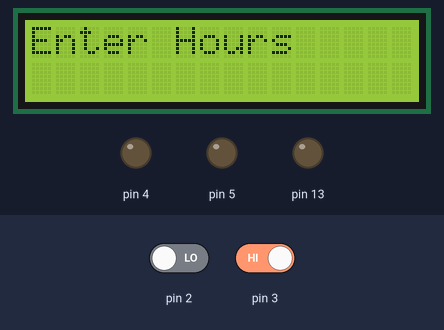
Recording of a sketch running on a simulated Arduino Uno, built with avr-gcc and run on an emulated ATmega328P. Shown: 16×2 character LCD, output pins drawn as LEDs (lit = HIGH). The inputs (shaded band) are chosen by the test bench; at power-on: pin 3 HIGH, pin 2 LOW.

Above: at 4.2 s.
4.3 s: pin 3 driven LOW
At 5.4 s:
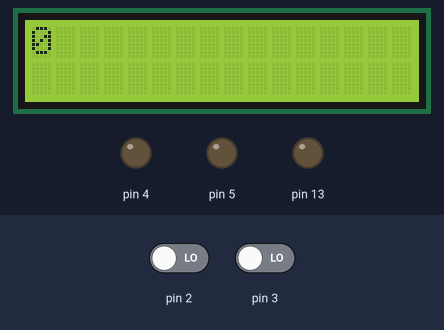
7.3 s: pin 3 driven HIGH
At 7.9 s:
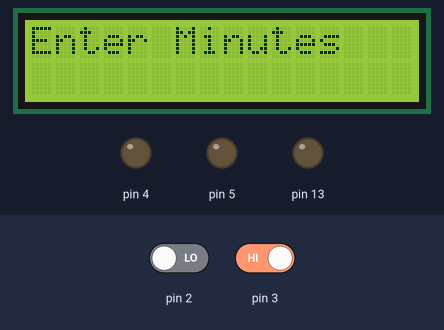
At 11.1 s:
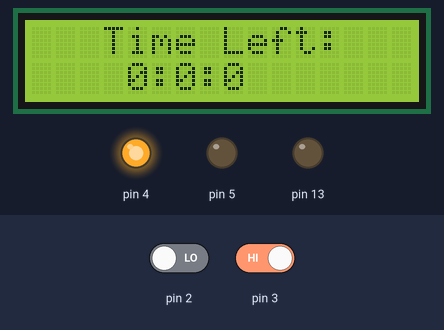
Timing chart, 0 to 19.7 s (numbered marks = the images above; inputs shaded):
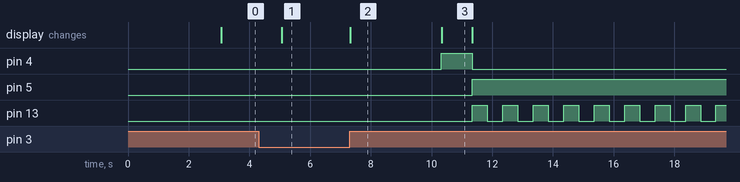

Measured:
- after the input at 4.3 s, the display: changes after 0.77 s (image 1)
- after the input at 7.3 s, pin 4: LOW → HIGH after 3.0 s, → LOW 1.0 s later; pin 5: LOW → HIGH after 4.0 s; pin 13: alternates HIGH for 0.50 s and LOW for 0.50 s, starting after 4.0 s; the display: changes at once (image 2)
- what the display in image 2 shows lasts 3.0 s, from 7.3 s to 10.3 s
- what the display in image 3 shows lasts 1.0 s, from 10.3 s to 11.3 s

The sketch:

Kitchen_timer.ino
```cpp
#include "LiquidCrystal.h"
LiquidCrystal lcd(7, 8, 9, 10, 11, 12);

int e1 = 0;
int e2 = 0;
int e3 = 0;
int hour = 0;
int minute = 0;

void setup()
{
 pinMode(2, INPUT);
 pinMode(3, INPUT);
 pinMode(4, OUTPUT);
 pinMode(5, OUTPUT);
 pinMode(13, OUTPUT);
 lcd.begin(16, 2);
 lcd.clear();
 lcd.print("Kitchen Timer");
 delay(3000);
}

void loop()
{
lcd.clear();
lcd.print("Enter Hours");
delay(2000);

while(digitalRead(3) == LOW)
 {
   if(digitalRead(2) == HIGH)
   {
     delay(500);
    hour++;
   }
   lcd.clear();
   lcd.print(hour);
   delay(100);
 }

 lcd.clear();
 lcd.print("Enter Minutes");
 delay(2000);

 while(digitalRead(3) == LOW)
   {
   if(digitalRead(2) == HIGH)
   {
     delay(500);
    minute++;
   }
   lcd.clear();
   lcd.print(minute);
   delay(100);
 }

 delay(1000);
 e2 = minute;
 e3 = 0;

  for(e1 = hour; e1 >= 0; e1--)
 {
   for(e2; e2 >=0; e2--)
   {
     for(e3; e3 >= 0; e3--)
     {
       digitalWrite(4, HIGH);
       lcd.clear();
       lcd.print("   ");
       lcd.print("Time Left:");
       lcd.setCursor(0,1);
       lcd.print("    ");
       lcd.print(e1);
       lcd.print(":");
       lcd.print(e2);
       lcd.print(":");
       lcd.print(e3);
       delay(1000);
     }
 e3 = 59;
 }
 e2 = 59;
 }

  while(true)
  {
   digitalWrite(4, LOW);
   digitalWrite(5, HIGH);
   lcd.clear();
   lcd.print("Time Finished!!");
   digitalWrite(13, HIGH);
   delay(500);
   digitalWrite(13, LOW);
   delay(500);
  }
}
```
